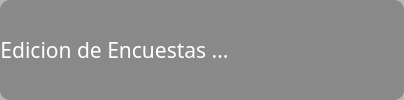
                      <widget class="QFrame" name="f_edit_barr">
                       <property name="minimumSize">
                        <size>
                         <width>0</width>
                         <height>45</height>
                        </size>
                       </property>
                       <property name="styleSheet">
                        <string notr="true">background: rgba(70, 70, 70, 0.4);
border-radius: 10px;
color: rgba(255, 255, 255, 1);</string>
                       </property>
                       <property name="frameShape">
                        <enum>QFrame::Shape::StyledPanel</enum>
                       </property>
                       <property name="frameShadow">
                        <enum>QFrame::Shadow::Raised</enum>
                       </property>
                       <layout class="QHBoxLayout" name="horizontalLayout_18">
                        <property name="spacing">
                         <number>0</number>
                        </property>
                        <property name="leftMargin">
                         <number>0</number>
                        </property>
                        <property name="topMargin">
                         <number>0</number>
                        </property>
                        <property name="rightMargin">
                         <number>0</number>
                        </property>
                        <property name="bottomMargin">
                         <number>0</number>
                        </property>
                        <item>
                         <widget class="QLabel" name="label_2">
                          <property name="minimumSize">
                           <size>
                            <width>200</width>
                            <height>0</height>
                           </size>
                          </property>
                          <property name="font">
                           <font>
                            <family>Bahnschrift SemiLight Condensed</family>
                            <pointsize>16</pointsize>
                           </font>
                          </property>
                          <property name="styleSheet">
                           <string notr="true"> background-color: rgba(40, 40, 40, 0);
</string>
                          </property>
                          <property name="text">
                           <string>Edicion de Encuestas ...</string>
                          </property>
                          <property name="alignment">
                           <set>Qt::AlignmentFlag::AlignCenter</set>
                          </property>
                         </widget>
                        </item>
                        <item>
                         <spacer name="horizontalSpacer">
                          <property name="orientation">
                           <enum>Qt::Orientation::Horizontal</enum>
                          </property>
                          <property name="sizeHint" stdset="0">
                           <size>
                            <width>40</width>
                            <height>20</height>
                           </size>
                          </property>
                         </spacer>
                        </item>
                        <item>
                         <widget class="QPushButton" name="b_atras_encuesta">
                          <property name="sizePolicy">
                           <sizepolicy hsizetype="Preferred" vsizetype="Preferred">
                            <horstretch>0</horstretch>
                            <verstretch>0</verstretch>
                           </sizepolicy>
                          </property>
                          <property name="minimumSize">
                           <size>
                            <width>45</width>
                            <height>0</height>
                           </size>
                          </property>
                          <property name="styleSheet">
                           <string notr="true">QPushButton{
	background-color: rgba(40, 40, 40, 0);
	color: rgb(255, 255, 255);
	border: 0px soild;
	border-bottom-left-radius: 10px;
 	border-top-left-radius: 10px;
 	/*border-top-right-radius: 10px;
	border-bottom-right-radius: 10px;*/
}
QPushButton:hover{
	background-color: rgba(40, 85, 165, 0.4);
	border-radius: 10px;
}
QPushButton:pressed {
    background-color: rgba(55, 55, 145, 0.7);
}</string>
                          </property>
                          <property name="text">
                           <string/>
                          </property>
                          <property name="icon">
                           <iconset>
                            <normaloff>App_Icon/keyboard_return_40dp_FILL0_wght400_GRAD0_opsz40.png</normaloff>App_Icon/keyboard_return_40dp_FILL0_wght400_GRAD0_opsz40.png</iconset>
                          </property>
                         </widget>
                        </item>
                        <item>
                         <widget class="QPushButton" name="b_cancelar_encuesta">
                          <property name="sizePolicy">
                           <sizepolicy hsizetype="Preferred" vsizetype="Preferred">
                            <horstretch>0</horstretch>
                            <verstretch>0</verstretch>
                           </sizepolicy>
                          </property>
                          <property name="minimumSize">
                           <size>
                            <width>45</width>
                            <height>0</height>
                           </size>
                          </property>
                          <property name="styleSheet">
                           <string notr="true">QPushButton{
	background-color: rgba(40, 40, 40, 0);
	color: rgb(255, 255, 255);
	border: 0px soild;
}
QPushButton:hover{
	background-color: rgba(130, 55, 90, 0.4);
	border-radius: 10px;
}
QPushButton:pressed {
    background-color: rgba(130, 55, 90, 1);
}</string>
                          </property>
                          <property name="text">
                           <string/>
                          </property>
                          <property name="icon">
                           <iconset>
                            <normaloff>App_Icon/close_small_40dp_FILL0_wght400_GRAD0_opsz40 (1).png</normaloff>App_Icon/close_small_40dp_FILL0_wght400_GRAD0_opsz40 (1).png</iconset>
                          </property>
                         </widget>
                        </item>
                        <item>
                         <widget class="QPushButton" name="b_guardar_encuesta">
                          <property name="sizePolicy">
                           <sizepolicy hsizetype="Preferred" vsizetype="Preferred">
                            <horstretch>0</horstretch>
                            <verstretch>0</verstretch>
                           </sizepolicy>
                          </property>
                          <property name="minimumSize">
                           <size>
                            <width>45</width>
                            <height>0</height>
                           </size>
                          </property>
                          <property name="styleSheet">
                           <string notr="true">QPushButton{
	background-color: rgba(40, 40, 40, 0);
	color: rgb(255, 255, 255);
	border: 0px soild;
	/*border-bottom-left-radius: 10px;
 	border-top-left-radius: 10px;*/
 	border-top-right-radius: 10px;
	border-bottom-right-radius: 10px;
}
QPushButton:hover{
	background-color: rgba(40, 85, 165, 0.4);
	border-radius: 10px;
}
QPushButton:pressed {
    background-color: rgba(55, 55, 145, 0.7);
}</string>
                          </property>
                          <property name="text">
                           <string/>
                          </property>
                          <property name="icon">
                           <iconset>
                            <normaloff>App_Icon/cloud_upload_40dp_FILL0_wght400_GRAD0_opsz40 (1).png</normaloff>App_Icon/cloud_upload_40dp_FILL0_wght400_GRAD0_opsz40 (1).png</iconset>
                          </property>
                         </widget>
                        </item>
                       </layout>
                      </widget>
